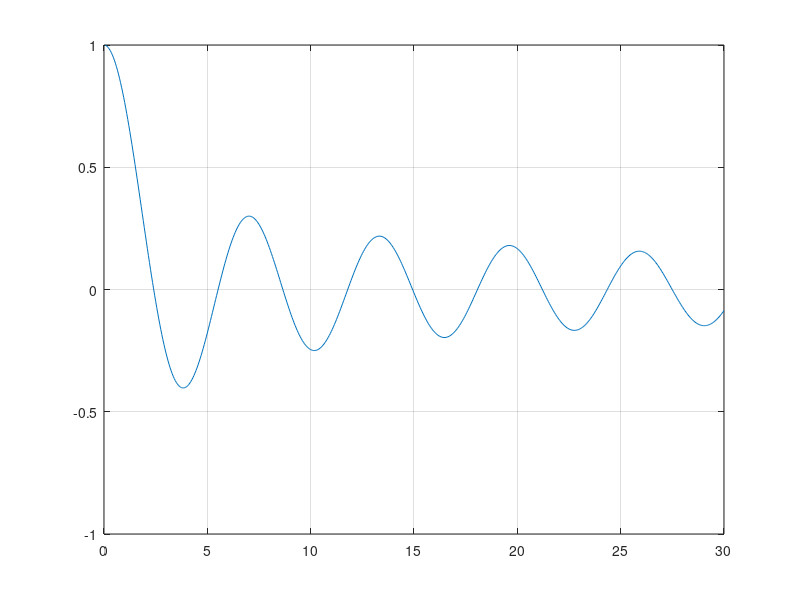

Reproduce this figure in MATLAB.
disp(' Newton_Raphson.m  ver 1.1  July 30, 2010  ');
disp(' by Tom Irvine  Email: tomirvine@aol.com   ');
disp(' ');
disp(' This script finds the roots of equations ');
disp(' ');
%
clear t;
clear t1;
clear t2;
clear t3;
clear t4;
clear y;
clear z;
clear z1;
clear z2;
clear z3;
clear z4;
%
disp(' Select equation        ');
disp('  1=  cos(x)cosh(x)+1=0  fixed-free beam');  
disp('  2=  cos(x)cosh(x)-1=0  free-free or fixed-fixed beam');
disp('  3=  tan(x)-tanh(x)=0   fixed-pinned beam');
disp('  4=  tan(x)+tanh(x)=0  ');
disp('  5=  Jo(x)=0           ');
disp('  6=  J1(x)=0           ');
disp('  7=  J2(x)=0           ');
disp('  8=  d[Jo(x)]/dx=0     ');
disp('  9=  d[J1(x)]/dx=0     ');
%
ic=input(' ');
figure(1);
%
if(ic==1) % cos(x)cosh(x)+1=0
    for(i=1:600)
        x=i*0.05;
        t(i)=x;
        y(i)=cos(x);
        z(i)=-1/cosh(x);
    end
    plot(t,y,t,z);
    axis([0,30,-2,2]);
    grid on;  
    a=input(' Enter initial estimate ');
    for(i=1:10)
        den=-sin(a)*cosh(a)+cos(a)*sinh(a);
        x=a-(cos(a)*cosh(a)+1)/den;
        a=x;
        out1=sprintf('%d \t %12.8g',i,x);
        disp(out1);
    end
    ff=cos(a)*cosh(a)+1;
    out1=sprintf('\n  f(%12.8g)=%12.8g ',a,ff);
    disp(out1);
end
if(ic==2) % cos(x)cosh(x)-1=0
    for(i=1:600)
        x=i*0.05;
        t(i)=x;
        y(i)=cos(x);
        z(i)=1/cosh(x);
    end
    plot(t,y,t,z);
    axis([0,30,-2,2]);
    grid on;      
    a=input(' Enter initial estimate ');    
    for(i=1:10)
        den=-sin(a)*cosh(a)+cos(a)*sinh(a);
        x=a-(cos(a)*cosh(a)-1)/den;
        a=x;
        out1=sprintf('%d \t %12.8g',i,x);
        disp(out1);
    end
    ff=cos(a)*cosh(a)-1;
    out1=sprintf('\n  f(%12.8g)=%12.8g ',a,ff);
    disp(out1);
end
if(ic==3) % tan(x)-tanh(x)=0
    i1=1;
    i2=1;
    i3=1;
    i4=1;
    for(i=1:600)
        x=i*0.05;
        t(i)=x;
        y(i)=tanh(x);
        if(x<pi/2)
            t1(i1)=x;
            z1(i1)=tan(x);
            i1=i1+1;
        end
        if( x>pi/2 && x<1.5*pi)
            t2(i2)=x;  
            z2(i2)=tan(x);  
            i2=i2+1;
        end
        if( x>1.5*pi && x<2.5*pi)
            t3(i3)=x;   
            z3(i3)=tan(x);
            i3=i3+1;
        end
        if( x>2.5*pi && x<3.5*pi)
            t4(i4)=x;  
            z4(i4)=tan(x);
            i4=i4+1;
        end
    end
    plot(t,y,'r');
    hold on;
    axis([0,3.5*pi,-2,2]);
    grid on;
    plot(t1,z1);
    plot(t2,z2);
    plot(t3,z3)
    plot(t4,z4);
    hold off;          
    a=input(' Enter initial estimate ');    
    for(i=1:10)
        den=(1/cos(a))^2-(1/cosh(a))^2;
        x=a-(tan(a)-tanh(a))/den;
        a=x;
        out1=sprintf('%d \t %12.8g',i,x);
        disp(out1);
    end
end
if(ic==4) % tan(x)+tanh(x)=0
i1=1;
    i2=1;
    i3=1;
    i4=1;
    for(i=1:600)
        x=i*0.05;
        t(i)=x;
        y(i)=-tanh(x);
        if(x<pi/2)
            t1(i1)=x;
            z1(i1)=tan(x);
            i1=i1+1;
        end
        if( x>pi/2 && x<1.5*pi)
            t2(i2)=x;  
            z2(i2)=tan(x);  
            i2=i2+1;
        end
        if( x>1.5*pi && x<2.5*pi)
            t3(i3)=x;   
            z3(i3)=tan(x);
            i3=i3+1;
        end
        if( x>2.5*pi && x<3.5*pi)
            t4(i4)=x;  
            z4(i4)=tan(x);
            i4=i4+1;
        end
    end
    plot(t,y,'r');
    hold on;
    axis([0,3.5*pi,-2,2]);
    grid on;
    plot(t1,z1);
    plot(t2,z2);
    plot(t3,z3)
    plot(t4,z4);
    hold off;           
    a=input(' Enter initial estimate ');
    for(i=1:10)
        den=(1/cos(a))^2+(1/cosh(a))^2;
        x=a-(tan(a)+tanh(a))/den;
        a=x;
        out1=sprintf('%d \t %12.8g',i,x);
        disp(out1);
    end
end
if(ic==5) % Jo(x)=0
    for(i=1:600)
        x=i*0.05;
        t(i)=x;
        y(i)=besselj(0,x);
    end
    plot(t,y);
    grid on;      
    a=input(' Enter initial estimate ');    
    for(i=1:10)
        den=-besselj(1,a);
        x=a-besselj(0,a)/den;
        a=x;
        out1=sprintf('%d \t %12.8g',i,x);
        disp(out1);
    end
end
if(ic==6 || ic==8) % J1(x)=0  & d[Jo(x)]/dx=0
    for(i=1:600)
        x=i*0.05;
        t(i)=x;
        y(i)=besselj(1,x);
    end
    plot(t,y);
    grid on;    
    a=input(' Enter initial estimate ');    
    for(i=1:10)
        den=-besselj(2,a)+(besselj(1,a)/a);
        x=a-besselj(1,a)/den;
        a=x;
        out1=sprintf('%d \t %12.8g',i,x);  
        disp(out1);
    end
end
if(ic==7) % J2(x)=0
    for(i=1:600)
        x=i*0.05;
        t(i)=x;
        y(i)=besselj(2,x);
    end
    plot(t,y);
    grid on;
    a=input(' Enter initial estimate ');    
    for(i=1:10)
        den=-besselj(3,a)+(besselj(2,a)/a);
        x=a-besselj(2,a)/den;
        a=x;
        out1=sprintf('%d \t %12.8g',i,x);
        disp(out1);
    end
end
if(ic==9) % d[J1(x)]/dx=0 
    for(i=1:600)
        x=i*0.05;
        t(i)=x;
        y(i)=besselj(0,x)-(1/x)*besselj(1,x);
    end
    plot(t,y);
    grid on;
    a=input(' Enter initial estimate ');
    for(i=1:10)
%
        derative_Jo=-besselj(1,a);
        derative_J1=-besselj(2,a)+(besselj(1,a)/a);
%        derative_J2=-besselj(3,a)+(besselj(2,a)/a);
%
        den=derative_Jo+(1/a)*derative_J1;
        x=a-(besselj(0,a)-(1/a)*besselj(1,a))/den;
        a=x;
        out1=sprintf('%d \t %12.8g',i,x);
        disp(out1);
    end
end